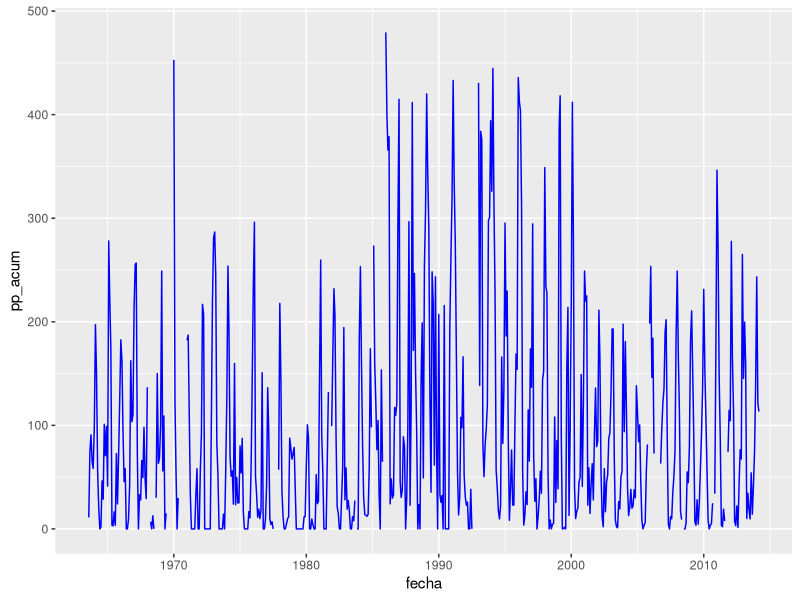

The R script that drew this image: (Note: this script raises an error after producing the figure.)
library(tidyverse)
library(readr)
library(tidyr)
library(ggplot2)

datos <- read.csv("qc00156212.csv", sep = "", header = F)
colnames(datos) <- c("Anio", "mes", "dia", "pp_acum", "T_max", "T_min")

datos <- dplyr::tibble(datos) %>%
  mutate(
    fecha = (paste(Anio, mes, dia, sep = "-")),
    fecha = as.Date(fecha)
  ) %>% 
  select(fecha, pp_acum, T_max, T_min) %>% 
  dplyr::arrange()

#Probando la cantidad de datos si está completo
tail(datos)
seq(as.Date("1963-08-01"), as.Date("2014-03-31"), by ="day") %>% length()
#Como podemos observar la data es completa


#ahora voy a convertir los 99.9 a NA

datos <- datos %>% 
  mutate(
    T_max = ifelse(T_max == -99.9, NA, T_max),
    T_min = ifelse(T_min ==-99.9, NA, T_min),
    pp_acum = ifelse(pp_acum == -99.9, NA, pp_acum)
  )

#Cantidad de Missing values de pp_acum, T_max, T_min


cantidad_NAs <- datos %>%
  mutate(
    pp_NA = sum(is.na(pp_acum)),
    Tmax_NA = sum(is.na(T_max)),
    Tmin_NA = sum(is.na(T_min))
    
  ) %>% 
  summarise(
    pp_NA = unique(pp_NA),
    Tmax_NA = unique(Tmax_NA),
    Tmin_NA = unique(Tmin_NA)
  )

#Calculamos la cantidad de pp_acumlada, T_max, T_min

mensual <- datos %>% 
  group_by(
    fecha = str_sub(fecha, 1, 7)
  ) %>% 
  mutate(
    pp_NAs = sum(is.na(pp_acum))*100/n(),
    Tmax_NAs = sum(is.na(T_max))*100/n(),
    Tmin_NAs = sum(is.na(T_min))*100/n()
  ) %>% 
  summarise(
    pp_acum = sum(pp_acum, na.rm = T),
    pp_NAs = unique(pp_NAs),
    T_max = mean(T_max, na.rm = T),
    Tmax_NAs = unique(Tmax_NAs),
    T_min = mean(T_min, na.rm = T),
    Tmin_NAs = unique(Tmin_NAs),
  ) %>% 
  mutate(
    pp_acum = ifelse(pp_NAs >= 10, NA, pp_acum),
    T_max = ifelse(Tmax_NAs>= 10, NA, T_max),
    T_min = ifelse(Tmin_NAs >= 10, NA, T_min),
    fecha = as.Date(sprintf("%1$s-01", fecha)),
    meses = str_sub(fecha, 6, 7)
  )

#graficamos para poder observar
ggplot(mensual) +
  geom_line(mapping = aes( x = fecha, y = pp_acum), color = "blue")



datos01 <- datos %>% 
  tidyr::separate(fecha, into = c("anio", "mes", "dia"), sep = "-") %>% 
  select(mes) %>% 
  mutate(
    mes = as.Date(mes)
  )
